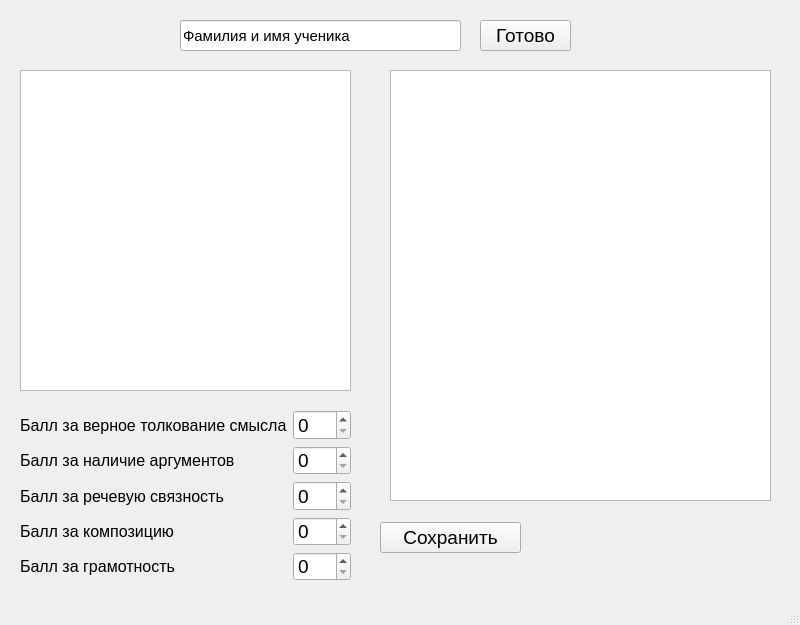
<?xml version="1.0" encoding="UTF-8"?>
<ui version="4.0">
 <class>MainWindow</class>
 <widget class="QMainWindow" name="MainWindow">
  <property name="geometry">
   <rect>
    <x>0</x>
    <y>0</y>
    <width>800</width>
    <height>625</height>
   </rect>
  </property>
  <property name="font">
   <font>
    <pointsize>14</pointsize>
   </font>
  </property>
  <property name="windowTitle">
   <string>MainWindow</string>
  </property>
  <widget class="QWidget" name="centralwidget">
   <widget class="QPushButton" name="save_btn">
    <property name="geometry">
     <rect>
      <x>380</x>
      <y>522</y>
      <width>141</width>
      <height>31</height>
     </rect>
    </property>
    <property name="text">
     <string>Сохранить</string>
    </property>
   </widget>
   <widget class="QPushButton" name="ok_btn">
    <property name="geometry">
     <rect>
      <x>480</x>
      <y>20</y>
      <width>91</width>
      <height>31</height>
     </rect>
    </property>
    <property name="text">
     <string>Готово</string>
    </property>
   </widget>
   <widget class="QLineEdit" name="name_edit">
    <property name="geometry">
     <rect>
      <x>180</x>
      <y>20</y>
      <width>281</width>
      <height>31</height>
     </rect>
    </property>
    <property name="font">
     <font>
      <pointsize>11</pointsize>
     </font>
    </property>
    <property name="text">
     <string>Фамилия и имя ученика</string>
    </property>
   </widget>
   <widget class="QPlainTextEdit" name="original_edit">
    <property name="geometry">
     <rect>
      <x>20</x>
      <y>70</y>
      <width>331</width>
      <height>321</height>
     </rect>
    </property>
   </widget>
   <widget class="QPlainTextEdit" name="result_edit">
    <property name="geometry">
     <rect>
      <x>390</x>
      <y>70</y>
      <width>381</width>
      <height>431</height>
     </rect>
    </property>
   </widget>
   <widget class="QWidget" name="layoutWidget">
    <property name="geometry">
     <rect>
      <x>20</x>
      <y>410</y>
      <width>331</width>
      <height>171</height>
     </rect>
    </property>
    <layout class="QGridLayout" name="gridLayout">
     <item row="0" column="0">
      <widget class="QLabel" name="label_2">
       <property name="font">
        <font>
         <pointsize>12</pointsize>
        </font>
       </property>
       <property name="text">
        <string>Балл за верное толкование смысла</string>
       </property>
      </widget>
     </item>
     <item row="0" column="1">
      <widget class="QSpinBox" name="understand_meaning_point_spin">
       <property name="maximum">
        <number>1</number>
       </property>
      </widget>
     </item>
     <item row="1" column="0">
      <widget class="QLabel" name="label_3">
       <property name="font">
        <font>
         <pointsize>12</pointsize>
        </font>
       </property>
       <property name="text">
        <string>Балл за наличие аргументов</string>
       </property>
      </widget>
     </item>
     <item row="1" column="1">
      <widget class="QSpinBox" name="argument_point_spin">
       <property name="maximum">
        <number>3</number>
       </property>
      </widget>
     </item>
     <item row="2" column="0">
      <widget class="QLabel" name="label_4">
       <property name="font">
        <font>
         <pointsize>12</pointsize>
        </font>
       </property>
       <property name="text">
        <string>Балл за речевую связность</string>
       </property>
      </widget>
     </item>
     <item row="2" column="1">
      <widget class="QSpinBox" name="subsequence_point_spin">
       <property name="maximum">
        <number>2</number>
       </property>
      </widget>
     </item>
     <item row="3" column="0">
      <widget class="QLabel" name="label_5">
       <property name="font">
        <font>
         <pointsize>12</pointsize>
        </font>
       </property>
       <property name="text">
        <string>Балл за композицию</string>
       </property>
      </widget>
     </item>
     <item row="3" column="1">
      <widget class="QSpinBox" name="composition_point_spin">
       <property name="maximum">
        <number>1</number>
       </property>
      </widget>
     </item>
     <item row="4" column="0">
      <widget class="QLabel" name="label_6">
       <property name="font">
        <font>
         <pointsize>12</pointsize>
        </font>
       </property>
       <property name="text">
        <string>Балл за грамотность</string>
       </property>
      </widget>
     </item>
     <item row="4" column="1">
      <widget class="QSpinBox" name="grammer_point_spin">
       <property name="maximum">
        <number>10</number>
       </property>
      </widget>
     </item>
    </layout>
   </widget>
  </widget>
  <widget class="QMenuBar" name="menubar">
   <property name="geometry">
    <rect>
     <x>0</x>
     <y>0</y>
     <width>800</width>
     <height>21</height>
    </rect>
   </property>
  </widget>
  <widget class="QStatusBar" name="statusbar"/>
 </widget>
 <resources/>
 <connections/>
</ui>
